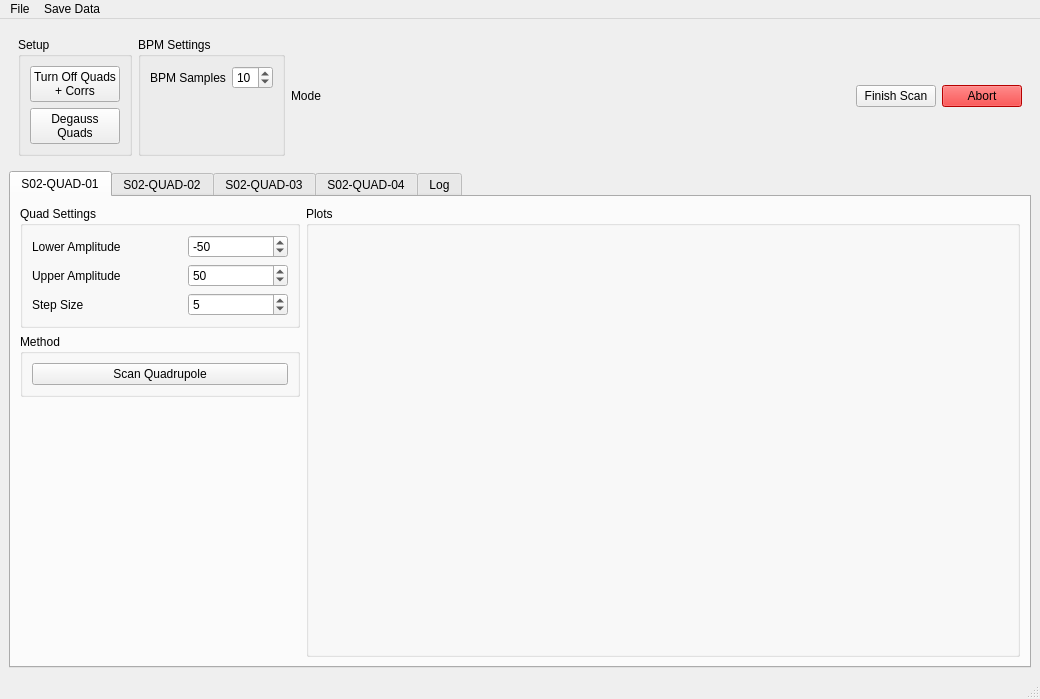
<?xml version="1.0" encoding="UTF-8"?>
<ui version="4.0">
 <class>MainWindow</class>
 <widget class="QMainWindow" name="MainWindow">
  <property name="geometry">
   <rect>
    <x>0</x>
    <y>0</y>
    <width>1040</width>
    <height>699</height>
   </rect>
  </property>
  <property name="sizePolicy">
   <sizepolicy hsizetype="Expanding" vsizetype="Preferred">
    <horstretch>0</horstretch>
    <verstretch>0</verstretch>
   </sizepolicy>
  </property>
  <property name="maximumSize">
   <size>
    <width>16777215</width>
    <height>16777215</height>
   </size>
  </property>
  <property name="windowTitle">
   <string>Phase Calibration</string>
  </property>
  <property name="windowIcon">
   <iconset>
    <normaloff>../../../Resources/Icons/mountain-summit.png</normaloff>../../../Resources/Icons/mountain-summit.png</iconset>
  </property>
  <widget class="QWidget" name="centralwidget">
   <layout class="QGridLayout" name="centralWidgetLayout">
    <item row="1" column="0" rowspan="2">
     <widget class="QFrame" name="frame">
      <layout class="QHBoxLayout" name="horizontalLayout">
       <item>
        <widget class="QGroupBox" name="groupBox_2">
         <property name="title">
          <string>Setup</string>
         </property>
         <layout class="QVBoxLayout" name="verticalLayout">
          <item>
           <widget class="QPushButton" name="TurnOffQuadsButton">
            <property name="sizePolicy">
             <sizepolicy hsizetype="Preferred" vsizetype="Fixed">
              <horstretch>0</horstretch>
              <verstretch>0</verstretch>
             </sizepolicy>
            </property>
            <property name="text">
             <string>Turn Off Quads
+ Corrs</string>
            </property>
           </widget>
          </item>
          <item>
           <widget class="QPushButton" name="DegaussButton">
            <property name="text">
             <string>Degauss
Quads</string>
            </property>
           </widget>
          </item>
         </layout>
        </widget>
       </item>
       <item>
        <widget class="QGroupBox" name="groupBox">
         <property name="sizePolicy">
          <sizepolicy hsizetype="Preferred" vsizetype="Preferred">
           <horstretch>0</horstretch>
           <verstretch>0</verstretch>
          </sizepolicy>
         </property>
         <property name="title">
          <string>BPM Settings</string>
         </property>
         <layout class="QFormLayout" name="formLayout">
          <property name="fieldGrowthPolicy">
           <enum>QFormLayout::AllNonFixedFieldsGrow</enum>
          </property>
          <item row="0" column="0">
           <widget class="QLabel" name="label_3">
            <property name="text">
             <string>BPM Samples</string>
            </property>
           </widget>
          </item>
          <item row="0" column="1">
           <widget class="QSpinBox" name="nSamples">
            <property name="sizePolicy">
             <sizepolicy hsizetype="Preferred" vsizetype="Fixed">
              <horstretch>0</horstretch>
              <verstretch>0</verstretch>
             </sizepolicy>
            </property>
            <property name="minimum">
             <number>2</number>
            </property>
            <property name="value">
             <number>10</number>
            </property>
           </widget>
          </item>
         </layout>
        </widget>
       </item>
       <item>
        <widget class="QLabel" name="label_MODE">
         <property name="sizePolicy">
          <sizepolicy hsizetype="Preferred" vsizetype="Fixed">
           <horstretch>0</horstretch>
           <verstretch>0</verstretch>
          </sizepolicy>
         </property>
         <property name="minimumSize">
          <size>
           <width>0</width>
           <height>25</height>
          </size>
         </property>
         <property name="maximumSize">
          <size>
           <width>16777215</width>
           <height>100</height>
          </size>
         </property>
         <property name="text">
          <string>Mode</string>
         </property>
        </widget>
       </item>
       <item>
        <spacer name="horizontalSpacer">
         <property name="orientation">
          <enum>Qt::Horizontal</enum>
         </property>
         <property name="sizeHint" stdset="0">
          <size>
           <width>40</width>
           <height>20</height>
          </size>
         </property>
        </spacer>
       </item>
       <item>
        <widget class="QPushButton" name="finishButton">
         <property name="maximumSize">
          <size>
           <width>200</width>
           <height>16777215</height>
          </size>
         </property>
         <property name="text">
          <string>Finish Scan</string>
         </property>
        </widget>
       </item>
       <item>
        <widget class="QPushButton" name="abortButton">
         <property name="enabled">
          <bool>true</bool>
         </property>
         <property name="maximumSize">
          <size>
           <width>200</width>
           <height>16777215</height>
          </size>
         </property>
         <property name="autoFillBackground">
          <bool>false</bool>
         </property>
         <property name="styleSheet">
          <string notr="true">background-color: rgb(255, 0, 0);</string>
         </property>
         <property name="text">
          <string>Abort</string>
         </property>
         <property name="icon">
          <iconset>
           <normaloff>../../Resources/Icons/off.png</normaloff>../../Resources/Icons/off.png</iconset>
         </property>
        </widget>
       </item>
      </layout>
     </widget>
    </item>
    <item row="3" column="0">
     <widget class="QTabWidget" name="tabWidget">
      <property name="sizePolicy">
       <sizepolicy hsizetype="Expanding" vsizetype="Expanding">
        <horstretch>0</horstretch>
        <verstretch>0</verstretch>
       </sizepolicy>
      </property>
      <property name="currentIndex">
       <number>0</number>
      </property>
      <widget class="QWidget" name="S2Q1Tab">
       <property name="sizePolicy">
        <sizepolicy hsizetype="Preferred" vsizetype="Expanding">
         <horstretch>0</horstretch>
         <verstretch>0</verstretch>
        </sizepolicy>
       </property>
       <attribute name="icon">
        <iconset theme="None">
         <normaloff/>
        </iconset>
       </attribute>
       <attribute name="title">
        <string>S02-QUAD-01</string>
       </attribute>
       <layout class="QGridLayout" name="S2Q1TabLayout">
        <item row="0" column="1" rowspan="4">
         <widget class="QGroupBox" name="groupBox_plotsS2Q1">
          <property name="sizePolicy">
           <sizepolicy hsizetype="Expanding" vsizetype="Expanding">
            <horstretch>1</horstretch>
            <verstretch>0</verstretch>
           </sizepolicy>
          </property>
          <property name="title">
           <string>Plots</string>
          </property>
          <layout class="QHBoxLayout" name="plotLayoutS2Q1"/>
         </widget>
        </item>
        <item row="0" column="0">
         <widget class="QGroupBox" name="groupBox_S2Q1">
          <property name="sizePolicy">
           <sizepolicy hsizetype="Preferred" vsizetype="Fixed">
            <horstretch>0</horstretch>
            <verstretch>0</verstretch>
           </sizepolicy>
          </property>
          <property name="title">
           <string>Quad Settings</string>
          </property>
          <layout class="QFormLayout" name="formLayout_S2Q1">
           <property name="fieldGrowthPolicy">
            <enum>QFormLayout::AllNonFixedFieldsGrow</enum>
           </property>
           <item row="0" column="0">
            <widget class="QLabel" name="label_Lower_S2Q1">
             <property name="sizePolicy">
              <sizepolicy hsizetype="Preferred" vsizetype="Preferred">
               <horstretch>0</horstretch>
               <verstretch>0</verstretch>
              </sizepolicy>
             </property>
             <property name="minimumSize">
              <size>
               <width>150</width>
               <height>0</height>
              </size>
             </property>
             <property name="text">
              <string>Lower Amplitude</string>
             </property>
             <property name="alignment">
              <set>Qt::AlignLeading|Qt::AlignLeft|Qt::AlignVCenter</set>
             </property>
            </widget>
           </item>
           <item row="0" column="1">
            <widget class="QSpinBox" name="S2Q1LowerSet">
             <property name="minimumSize">
              <size>
               <width>100</width>
               <height>0</height>
              </size>
             </property>
             <property name="minimum">
              <number>-100</number>
             </property>
             <property name="maximum">
              <number>100</number>
             </property>
             <property name="singleStep">
              <number>5</number>
             </property>
             <property name="value">
              <number>-50</number>
             </property>
            </widget>
           </item>
           <item row="1" column="0">
            <widget class="QLabel" name="label_Upper_S2Q1">
             <property name="text">
              <string>Upper Amplitude</string>
             </property>
            </widget>
           </item>
           <item row="1" column="1">
            <widget class="QSpinBox" name="S2Q1UpperSet">
             <property name="minimumSize">
              <size>
               <width>100</width>
               <height>0</height>
              </size>
             </property>
             <property name="minimum">
              <number>-100</number>
             </property>
             <property name="maximum">
              <number>100</number>
             </property>
             <property name="singleStep">
              <number>5</number>
             </property>
             <property name="value">
              <number>50</number>
             </property>
            </widget>
           </item>
           <item row="2" column="1">
            <widget class="QSpinBox" name="S2Q1StepSet">
             <property name="maximum">
              <number>50</number>
             </property>
             <property name="singleStep">
              <number>5</number>
             </property>
             <property name="value">
              <number>5</number>
             </property>
            </widget>
           </item>
           <item row="2" column="0">
            <widget class="QLabel" name="label_Step_S2Q1">
             <property name="text">
              <string>Step Size</string>
             </property>
            </widget>
           </item>
          </layout>
         </widget>
        </item>
        <item row="1" column="0">
         <widget class="QGroupBox" name="groupBox_methodS2Q1">
          <property name="sizePolicy">
           <sizepolicy hsizetype="Preferred" vsizetype="Fixed">
            <horstretch>0</horstretch>
            <verstretch>0</verstretch>
           </sizepolicy>
          </property>
          <property name="title">
           <string>Method</string>
          </property>
          <layout class="QVBoxLayout" name="verticalLayout_S2Q1">
           <item>
            <widget class="QPushButton" name="S2Q1StartButton">
             <property name="text">
              <string>Scan Quadrupole</string>
             </property>
            </widget>
           </item>
          </layout>
         </widget>
        </item>
        <item row="2" column="0" rowspan="2">
         <spacer name="verticalSpacer_S2Q1">
          <property name="orientation">
           <enum>Qt::Vertical</enum>
          </property>
          <property name="sizeHint" stdset="0">
           <size>
            <width>20</width>
            <height>40</height>
           </size>
          </property>
         </spacer>
        </item>
       </layout>
      </widget>
      <widget class="QWidget" name="S2Q2Tab">
       <property name="sizePolicy">
        <sizepolicy hsizetype="Preferred" vsizetype="Expanding">
         <horstretch>0</horstretch>
         <verstretch>0</verstretch>
        </sizepolicy>
       </property>
       <attribute name="icon">
        <iconset theme="None">
         <normaloff/>
        </iconset>
       </attribute>
       <attribute name="title">
        <string>S02-QUAD-02</string>
       </attribute>
       <layout class="QGridLayout" name="S2Q2TabLayout">
        <item row="0" column="1" rowspan="4">
         <widget class="QGroupBox" name="groupBox_plotsS2Q2">
          <property name="sizePolicy">
           <sizepolicy hsizetype="Expanding" vsizetype="Expanding">
            <horstretch>1</horstretch>
            <verstretch>0</verstretch>
           </sizepolicy>
          </property>
          <property name="title">
           <string>Plots</string>
          </property>
          <layout class="QHBoxLayout" name="plotLayoutS2Q2"/>
         </widget>
        </item>
        <item row="0" column="0">
         <widget class="QGroupBox" name="groupBox_S2Q2">
          <property name="sizePolicy">
           <sizepolicy hsizetype="Preferred" vsizetype="Fixed">
            <horstretch>0</horstretch>
            <verstretch>0</verstretch>
           </sizepolicy>
          </property>
          <property name="title">
           <string>Quad Settings</string>
          </property>
          <layout class="QFormLayout" name="formLayout_S2Q2">
           <property name="fieldGrowthPolicy">
            <enum>QFormLayout::AllNonFixedFieldsGrow</enum>
           </property>
           <item row="0" column="0">
            <widget class="QLabel" name="label_Lower_S2Q2">
             <property name="sizePolicy">
              <sizepolicy hsizetype="Preferred" vsizetype="Preferred">
               <horstretch>0</horstretch>
               <verstretch>0</verstretch>
              </sizepolicy>
             </property>
             <property name="minimumSize">
              <size>
               <width>150</width>
               <height>0</height>
              </size>
             </property>
             <property name="text">
              <string>Lower Amplitude</string>
             </property>
             <property name="alignment">
              <set>Qt::AlignLeading|Qt::AlignLeft|Qt::AlignVCenter</set>
             </property>
            </widget>
           </item>
           <item row="0" column="1">
            <widget class="QSpinBox" name="S2Q2LowerSet">
             <property name="minimumSize">
              <size>
               <width>100</width>
               <height>0</height>
              </size>
             </property>
             <property name="minimum">
              <number>-100</number>
             </property>
             <property name="maximum">
              <number>100</number>
             </property>
             <property name="singleStep">
              <number>5</number>
             </property>
             <property name="value">
              <number>-50</number>
             </property>
            </widget>
           </item>
           <item row="1" column="0">
            <widget class="QLabel" name="label_Upper_S2Q2">
             <property name="text">
              <string>Upper Amplitude</string>
             </property>
            </widget>
           </item>
           <item row="1" column="1">
            <widget class="QSpinBox" name="S2Q2UpperSet">
             <property name="minimumSize">
              <size>
               <width>100</width>
               <height>0</height>
              </size>
             </property>
             <property name="minimum">
              <number>-100</number>
             </property>
             <property name="maximum">
              <number>100</number>
             </property>
             <property name="singleStep">
              <number>5</number>
             </property>
             <property name="value">
              <number>50</number>
             </property>
            </widget>
           </item>
           <item row="2" column="1">
            <widget class="QSpinBox" name="S2Q2StepSet">
             <property name="maximum">
              <number>50</number>
             </property>
             <property name="singleStep">
              <number>5</number>
             </property>
             <property name="value">
              <number>5</number>
             </property>
            </widget>
           </item>
           <item row="2" column="0">
            <widget class="QLabel" name="label_Step_S2Q2">
             <property name="text">
              <string>Step Size</string>
             </property>
            </widget>
           </item>
          </layout>
         </widget>
        </item>
        <item row="1" column="0">
         <widget class="QGroupBox" name="groupBox_methodS2Q2">
          <property name="sizePolicy">
           <sizepolicy hsizetype="Preferred" vsizetype="Fixed">
            <horstretch>0</horstretch>
            <verstretch>0</verstretch>
           </sizepolicy>
          </property>
          <property name="title">
           <string>Method</string>
          </property>
          <layout class="QVBoxLayout" name="verticalLayout_S2Q2">
           <item>
            <widget class="QPushButton" name="S2Q2StartButton">
             <property name="text">
              <string>Scan Quadrupole</string>
             </property>
            </widget>
           </item>
          </layout>
         </widget>
        </item>
        <item row="2" column="0" rowspan="2">
         <spacer name="verticalSpacer_S2Q2">
          <property name="orientation">
           <enum>Qt::Vertical</enum>
          </property>
          <property name="sizeHint" stdset="0">
           <size>
            <width>20</width>
            <height>40</height>
           </size>
          </property>
         </spacer>
        </item>
       </layout>
      </widget>
      <widget class="QWidget" name="S2Q3Tab">
       <property name="sizePolicy">
        <sizepolicy hsizetype="Preferred" vsizetype="Expanding">
         <horstretch>0</horstretch>
         <verstretch>0</verstretch>
        </sizepolicy>
       </property>
       <attribute name="icon">
        <iconset theme="None">
         <normaloff/>
        </iconset>
       </attribute>
       <attribute name="title">
        <string>S02-QUAD-03</string>
       </attribute>
       <layout class="QGridLayout" name="S2Q3TabLayout">
        <item row="0" column="1" rowspan="4">
         <widget class="QGroupBox" name="groupBox_plotsS2Q3">
          <property name="sizePolicy">
           <sizepolicy hsizetype="Expanding" vsizetype="Expanding">
            <horstretch>1</horstretch>
            <verstretch>0</verstretch>
           </sizepolicy>
          </property>
          <property name="title">
           <string>Plots</string>
          </property>
          <layout class="QHBoxLayout" name="plotLayoutS2Q3"/>
         </widget>
        </item>
        <item row="0" column="0">
         <widget class="QGroupBox" name="groupBox_S2Q3">
          <property name="sizePolicy">
           <sizepolicy hsizetype="Preferred" vsizetype="Fixed">
            <horstretch>0</horstretch>
            <verstretch>0</verstretch>
           </sizepolicy>
          </property>
          <property name="title">
           <string>Quad Settings</string>
          </property>
          <layout class="QFormLayout" name="formLayout_S2Q3">
           <property name="fieldGrowthPolicy">
            <enum>QFormLayout::AllNonFixedFieldsGrow</enum>
           </property>
           <item row="0" column="0">
            <widget class="QLabel" name="label_Lower_S2Q3">
             <property name="sizePolicy">
              <sizepolicy hsizetype="Preferred" vsizetype="Preferred">
               <horstretch>0</horstretch>
               <verstretch>0</verstretch>
              </sizepolicy>
             </property>
             <property name="minimumSize">
              <size>
               <width>150</width>
               <height>0</height>
              </size>
             </property>
             <property name="text">
              <string>Lower Amplitude</string>
             </property>
             <property name="alignment">
              <set>Qt::AlignLeading|Qt::AlignLeft|Qt::AlignVCenter</set>
             </property>
            </widget>
           </item>
           <item row="0" column="1">
            <widget class="QSpinBox" name="S2Q3LowerSet">
             <property name="minimumSize">
              <size>
               <width>100</width>
               <height>0</height>
              </size>
             </property>
             <property name="minimum">
              <number>-100</number>
             </property>
             <property name="maximum">
              <number>100</number>
             </property>
             <property name="singleStep">
              <number>5</number>
             </property>
             <property name="value">
              <number>-50</number>
             </property>
            </widget>
           </item>
           <item row="1" column="0">
            <widget class="QLabel" name="label_Upper_S2Q3">
             <property name="text">
              <string>Upper Amplitude</string>
             </property>
            </widget>
           </item>
           <item row="1" column="1">
            <widget class="QSpinBox" name="S2Q3UpperSet">
             <property name="minimumSize">
              <size>
               <width>100</width>
               <height>0</height>
              </size>
             </property>
             <property name="minimum">
              <number>-100</number>
             </property>
             <property name="maximum">
              <number>100</number>
             </property>
             <property name="singleStep">
              <number>5</number>
             </property>
             <property name="value">
              <number>50</number>
             </property>
            </widget>
           </item>
           <item row="2" column="1">
            <widget class="QSpinBox" name="S2Q3StepSet">
             <property name="maximum">
              <number>50</number>
             </property>
             <property name="singleStep">
              <number>5</number>
             </property>
             <property name="value">
              <number>5</number>
             </property>
            </widget>
           </item>
           <item row="2" column="0">
            <widget class="QLabel" name="label_Step_S2Q3">
             <property name="text">
              <string>Step Size</string>
             </property>
            </widget>
           </item>
          </layout>
         </widget>
        </item>
        <item row="1" column="0">
         <widget class="QGroupBox" name="groupBox_methodS2Q3">
          <property name="sizePolicy">
           <sizepolicy hsizetype="Preferred" vsizetype="Fixed">
            <horstretch>0</horstretch>
            <verstretch>0</verstretch>
           </sizepolicy>
          </property>
          <property name="title">
           <string>Method</string>
          </property>
          <layout class="QVBoxLayout" name="verticalLayout_S2Q3">
           <item>
            <widget class="QPushButton" name="S2Q3StartButton">
             <property name="text">
              <string>Scan Quadrupole</string>
             </property>
            </widget>
           </item>
          </layout>
         </widget>
        </item>
        <item row="2" column="0" rowspan="2">
         <spacer name="verticalSpacer_S2Q3">
          <property name="orientation">
           <enum>Qt::Vertical</enum>
          </property>
          <property name="sizeHint" stdset="0">
           <size>
            <width>20</width>
            <height>40</height>
           </size>
          </property>
         </spacer>
        </item>
       </layout>
      </widget>
      <widget class="QWidget" name="S2Q4Tab">
       <property name="sizePolicy">
        <sizepolicy hsizetype="Preferred" vsizetype="Expanding">
         <horstretch>0</horstretch>
         <verstretch>0</verstretch>
        </sizepolicy>
       </property>
       <attribute name="icon">
        <iconset theme="None">
         <normaloff/>
        </iconset>
       </attribute>
       <attribute name="title">
        <string>S02-QUAD-04</string>
       </attribute>
       <layout class="QGridLayout" name="S2Q4TabLayout">
        <item row="0" column="1" rowspan="4">
         <widget class="QGroupBox" name="groupBox_plotsS2Q4">
          <property name="sizePolicy">
           <sizepolicy hsizetype="Expanding" vsizetype="Expanding">
            <horstretch>1</horstretch>
            <verstretch>0</verstretch>
           </sizepolicy>
          </property>
          <property name="title">
           <string>Plots</string>
          </property>
          <layout class="QHBoxLayout" name="plotLayoutS2Q4"/>
         </widget>
        </item>
        <item row="0" column="0">
         <widget class="QGroupBox" name="groupBox_S2Q4">
          <property name="sizePolicy">
           <sizepolicy hsizetype="Preferred" vsizetype="Fixed">
            <horstretch>0</horstretch>
            <verstretch>0</verstretch>
           </sizepolicy>
          </property>
          <property name="title">
           <string>Quad Settings</string>
          </property>
          <layout class="QFormLayout" name="formLayout_S2Q4">
           <property name="fieldGrowthPolicy">
            <enum>QFormLayout::AllNonFixedFieldsGrow</enum>
           </property>
           <item row="0" column="0">
            <widget class="QLabel" name="label_Lower_S2Q4">
             <property name="sizePolicy">
              <sizepolicy hsizetype="Preferred" vsizetype="Preferred">
               <horstretch>0</horstretch>
               <verstretch>0</verstretch>
              </sizepolicy>
             </property>
             <property name="minimumSize">
              <size>
               <width>150</width>
               <height>0</height>
              </size>
             </property>
             <property name="text">
              <string>Lower Amplitude</string>
             </property>
             <property name="alignment">
              <set>Qt::AlignLeading|Qt::AlignLeft|Qt::AlignVCenter</set>
             </property>
            </widget>
           </item>
           <item row="0" column="1">
            <widget class="QSpinBox" name="S2Q4LowerSet">
             <property name="minimumSize">
              <size>
               <width>100</width>
               <height>0</height>
              </size>
             </property>
             <property name="minimum">
              <number>-100</number>
             </property>
             <property name="maximum">
              <number>100</number>
             </property>
             <property name="singleStep">
              <number>5</number>
             </property>
             <property name="value">
              <number>-50</number>
             </property>
            </widget>
           </item>
           <item row="1" column="0">
            <widget class="QLabel" name="label_Upper_S2Q4">
             <property name="text">
              <string>Upper Amplitude</string>
             </property>
            </widget>
           </item>
           <item row="1" column="1">
            <widget class="QSpinBox" name="S2Q4UpperSet">
             <property name="minimumSize">
              <size>
               <width>100</width>
               <height>0</height>
              </size>
             </property>
             <property name="minimum">
              <number>-100</number>
             </property>
             <property name="maximum">
              <number>100</number>
             </property>
             <property name="singleStep">
              <number>5</number>
             </property>
             <property name="value">
              <number>50</number>
             </property>
            </widget>
           </item>
           <item row="2" column="1">
            <widget class="QSpinBox" name="S2Q4StepSet">
             <property name="maximum">
              <number>50</number>
             </property>
             <property name="singleStep">
              <number>5</number>
             </property>
             <property name="value">
              <number>5</number>
             </property>
            </widget>
           </item>
           <item row="2" column="0">
            <widget class="QLabel" name="label_Step_S2Q4">
             <property name="text">
              <string>Step Size</string>
             </property>
            </widget>
           </item>
          </layout>
         </widget>
        </item>
        <item row="1" column="0">
         <widget class="QGroupBox" name="groupBox_methodS2Q4">
          <property name="sizePolicy">
           <sizepolicy hsizetype="Preferred" vsizetype="Fixed">
            <horstretch>0</horstretch>
            <verstretch>0</verstretch>
           </sizepolicy>
          </property>
          <property name="title">
           <string>Method</string>
          </property>
          <layout class="QVBoxLayout" name="verticalLayout_S2Q4">
           <item>
            <widget class="QPushButton" name="S2Q4StartButton">
             <property name="text">
              <string>Scan Quadrupole</string>
             </property>
            </widget>
           </item>
          </layout>
         </widget>
        </item>
        <item row="2" column="0" rowspan="2">
         <spacer name="verticalSpacer_S2Q4">
          <property name="orientation">
           <enum>Qt::Vertical</enum>
          </property>
          <property name="sizeHint" stdset="0">
           <size>
            <width>20</width>
            <height>40</height>
           </size>
          </property>
         </spacer>
        </item>
       </layout>
      </widget>
      <widget class="QWidget" name="logTab">
       <attribute name="icon">
        <iconset>
         <normaloff>../../Resources/Icons/log.png</normaloff>../../Resources/Icons/log.png</iconset>
       </attribute>
       <attribute name="title">
        <string>Log</string>
       </attribute>
       <layout class="QVBoxLayout" name="logTabLayout"/>
      </widget>
     </widget>
    </item>
   </layout>
  </widget>
  <widget class="QMenuBar" name="menubar">
   <property name="geometry">
    <rect>
     <x>0</x>
     <y>0</y>
     <width>1040</width>
     <height>21</height>
    </rect>
   </property>
   <widget class="QMenu" name="menuFile">
    <property name="title">
     <string>File</string>
    </property>
    <addaction name="actionExit"/>
   </widget>
   <widget class="QMenu" name="menuSave_Data">
    <property name="title">
     <string>Save Data</string>
    </property>
    <addaction name="actionAuto_Save_Data"/>
    <addaction name="actionSave_to_Work_Folder"/>
    <addaction name="actionSave_Calibation_Data"/>
   </widget>
   <addaction name="menuFile"/>
   <addaction name="menuSave_Data"/>
  </widget>
  <widget class="QStatusBar" name="statusbar"/>
  <action name="actionSave_Calibation_Data">
   <property name="text">
    <string>Save Calibation Data</string>
   </property>
  </action>
  <action name="actionAuto_Save_Data">
   <property name="checkable">
    <bool>true</bool>
   </property>
   <property name="checked">
    <bool>true</bool>
   </property>
   <property name="text">
    <string>Auto Save Data</string>
   </property>
  </action>
  <action name="actionSave_to_Work_Folder">
   <property name="checkable">
    <bool>true</bool>
   </property>
   <property name="checked">
    <bool>true</bool>
   </property>
   <property name="text">
    <string>Save to Work Folder</string>
   </property>
  </action>
  <action name="actionExit">
   <property name="text">
    <string>Exit</string>
   </property>
  </action>
 </widget>
 <resources/>
 <connections/>
</ui>
